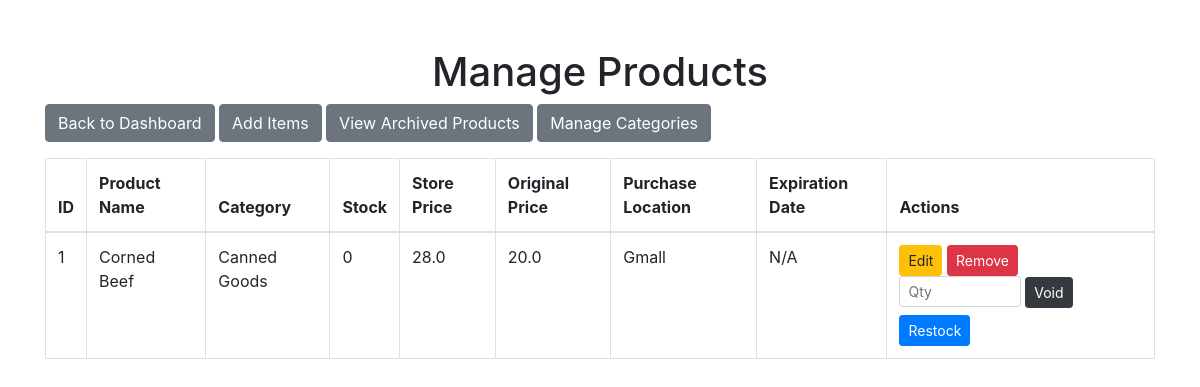
/products, run on an earlier commit of the app's database.
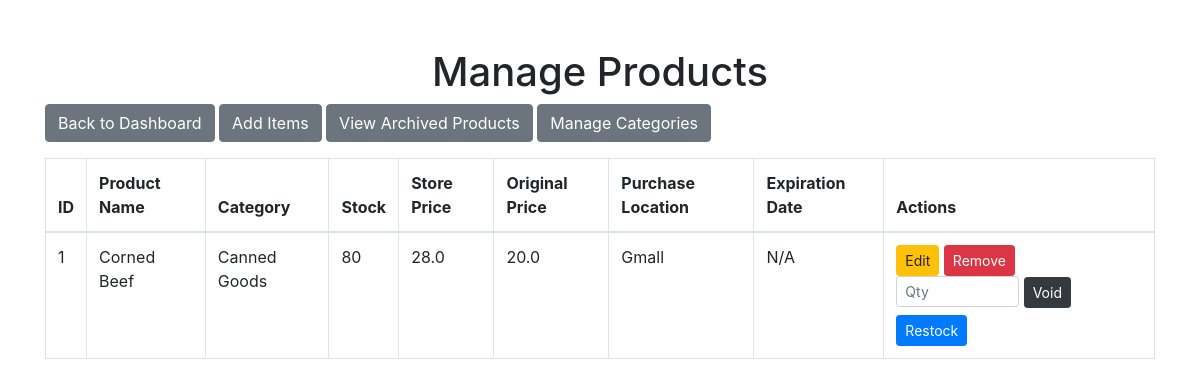
And on a later commit of the database.
### app.py (models this page shows, shortened)
class Product(db.Model):
    id = db.Column(db.Integer, primary_key=True)
    name = db.Column(db.String(100), nullable=False)
    price = db.Column(db.Float, nullable=False)  # Selling price
    original_price = db.Column(db.Float, nullable=False)  # Original cost price
    stock = db.Column(db.Integer, nullable=False)
    purchase_location = db.Column(db.String(100), nullable=True)  # e.g., 'Supermarket A', 'Market B'
    is_voided = db.Column(db.Boolean, default=False)  # For voiding items
    deleted = db.Column(db.Boolean, default=False)  # For archiving
    expiration_date = db.Column(db.Date, nullable=True)  # New field for expiration date
    category_id = db.Column(db.Integer, db.ForeignKey('category.id'), nullable=False)

class Category(db.Model):
    id = db.Column(db.Integer, primary_key=True)
    name = db.Column(db.String(100), nullable=False, unique=True)
    products = db.relationship('Product', backref='category', lazy=True)

### app.py (the view)
@app.route('/products', methods=['GET'])
def view_products():
    products = Product.query.all()
    return render_template('manage_products.html', products=products)

### templates/manage_products.html (shortened to what this page needs)
<!DOCTYPE html>
<html lang="en">
<head>
    <link rel="stylesheet" href="https://stackpath.bootstrapcdn.com/bootstrap/4.3.1/css/bootstrap.min.css">
</head>
<body>
    <div class="container mt-5">
        <h1 class="text-center">Manage Products</h1>
        <a href="{{ url_for('another_dashboard') }}" class="btn btn-secondary mb-3">Back to Dashboard</a>
        <a href="{{ url_for('add_product') }}" class="btn btn-secondary mb-3">Add Items</a>
        <a href="{{ url_for('manage_archived_products') }}" class="btn btn-secondary mb-3">View Archived Products</a>
        <a href="{{ url_for('manage_categories') }}" class="btn btn-secondary mb-3">Manage Categories</a>
        <table class="table table-bordered">
            <thead>
                <tr>
                    <th>ID</th>
                    <th>Product Name</th>
                    <th>Category</th>
                    <th>Stock</th>
                    <th>Store Price</th>
                    <th>Original Price</th>
                    <th>Purchase Location</th>
                    <th>Expiration Date</th>
                    <th>Actions</th>
                </tr>
            </thead>
            <tbody>
                {% for product in products %}
                <tr>
                    <td>{{ product.id }}</td>
                    <td>{{ product.name }}</td>
                    <td>{{ product.category.name }}</td>
                    <td>{{ product.stock }}</td>
                    <td>{{ product.price }}</td>
                    <td>{{ product.original_price }}</td>
                    <td>{{ product.purchase_location }}</td>
                    <td>{{ product.expiration_date if product.expiration_date else 'N/A' }}</td>
                    <td>
                        <a href="{{ url_for('edit_product', product_id=product.id) }}" class="btn btn-warning btn-sm">Edit</a>
                        <form action="{{ url_for('delete_product', product_id=product.id) }}" method="POST" style="display: inline;">
                            <button type="submit" class="btn btn-danger btn-sm" onclick="return confirm('Are you sure you want to archive this product?');">Remove</button>
                        </form>
                        <form action="{{ url_for('reduce_stock', product_id=product.id) }}" method="POST" style="display: inline;">
                            <input type="number" name="reduce_quantity" min="1" max="{{ product.stock }}" placeholder="Qty" class="form-control form-control-sm d-inline-block w-50 mb-2">
                            <button type="submit" class="btn btn-dark btn-sm" onclick="return confirm('Are you sure you want to reduce the stock of this product?');">Void</button>
                        </form>
                        <a href="{{ url_for('restock_product', product_id=product.id) }}" class="btn btn-primary btn-sm">Restock</a>
                    </td>
                </tr>
                {% endfor %}
            </tbody>
        </table>
    </div>
</body>
</html>

What changed in the data, as far as the page shows it:
changed Product "Corned Beef": stock "0" → "80"
